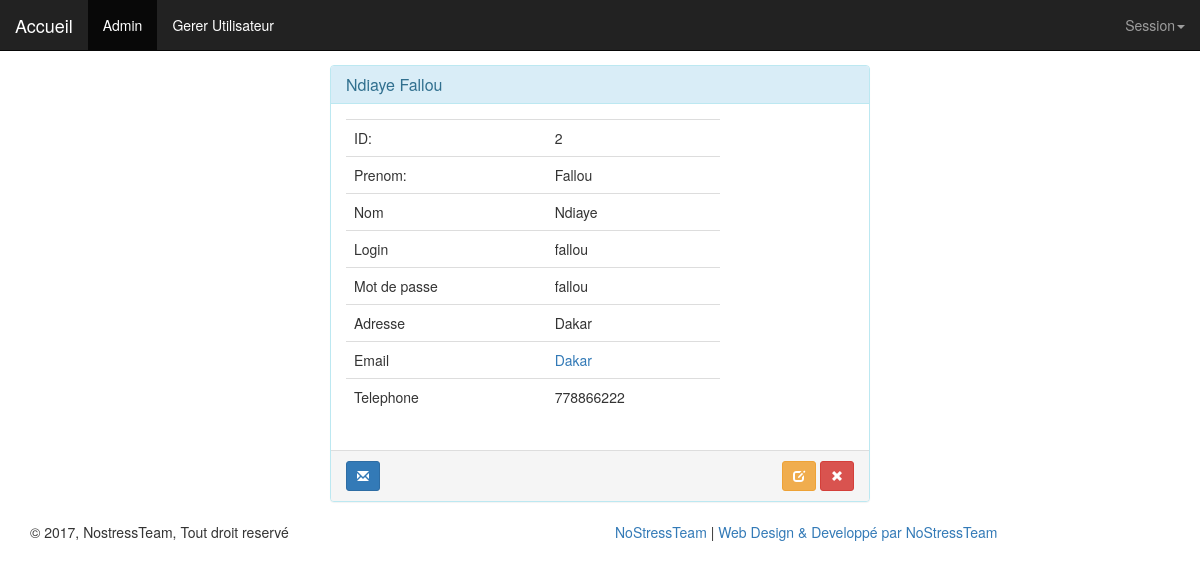
The page /details.php?recordID=2 (signed in) on the database its author committed.
### tables this page shows
CREATE TABLE IF NOT EXISTS `etudiants` (
  `id` int(10) NOT NULL AUTO_INCREMENT,
  `prenoms` varchar(100) NOT NULL,
  `nom` varchar(50) NOT NULL,
  `login` varchar(100) NOT NULL,
  `mdp` varchar(100) NOT NULL,
  `telephone` varchar(10) NOT NULL,
  `adresse` varchar(100) NOT NULL,
  `email` varchar(50) NOT NULL,
  PRIMARY KEY (`id`)
);

### details.php (the view, shortened to what this page needs)
<?php require_once('Connections/cnx.php'); ?>
<?php
if (!function_exists("GetSQLValueString")) {
  function GetSQLValueString($theValue, $theType, $theDefinedValue = "", $theNotDefinedValue = "")
  {
    $theValue = function_exists("mysql_real_escape_string") ? mysql_real_escape_string($theValue) : mysql_escape_string($theValue);
    switch ($theType) {
      case "long":
      case "int":
        $theValue = ($theValue != "") ? intval($theValue) : "NULL";
        break;
    }
    return $theValue;
  }
}
$maxRows_DetailRS1 = 5;
$pageNum_DetailRS1 = 0;
$startRow_DetailRS1 = $pageNum_DetailRS1 * $maxRows_DetailRS1;
$colname_DetailRS1 = "-1";
if (isset($_GET['recordID'])) {
  $colname_DetailRS1 = $_GET['recordID'];
}
$query_DetailRS1 = sprintf("SELECT * FROM etudiants WHERE id = %s ORDER BY nom ASC", GetSQLValueString($colname_DetailRS1, "int"));
$query_limit_DetailRS1 = sprintf("%s LIMIT %d, %d", $query_DetailRS1, $startRow_DetailRS1, $maxRows_DetailRS1);
$DetailRS1 = mysql_query($query_limit_DetailRS1, $cnx) or die(mysql_error());
$row_DetailRS1 = mysql_fetch_assoc($DetailRS1);
?>
  <!DOCTYPE html>
  <html lang="en">
<head>
  <link rel="stylesheet" href="https://maxcdn.bootstrapcdn.com/bootstrap/3.3.7/css/bootstrap.min.css">
  <link href="https://cdnjs.cloudflare.com/ajax/libs/font-awesome/4.4.0/css/font-awesome.min.css" rel='stylesheet' type='text/css'>
</head>
<body>
<nav class="navbar navbar-inverse navbar-fixed-top " >
  <div class="container-fluid">
    <div class="navbar-header">
      <a class="navbar-brand" href="index.php" style="color:#FFF">Accueil</a></div>
    <div class="collapse navbar-collapse" id="topFixedNavbar1">
      <ul class="nav navbar-nav">
        <li class="active"><a href="#">Admin<span class="sr-only">(current)</span></a></li>
        <li><a href="ajouter.php" style="color:#FFF">Gerer Utilisateur</a></li>
      </ul>
      <ul class="nav navbar-nav navbar-right">
        <li class="dropdown"><a href="#" class="dropdown-toggle" data-toggle="dropdown" role="button" aria-haspopup="true" aria-expanded="false">Session<span class="caret"></span></a>
        </li>
      </ul>
    </div>
  </div>
</nav>
<div class="container">
  <div class="col-xs-12 col-sm-12 col-md-6 col-lg-6 col-xs-offset-0 col-sm-offset-0 col-md-offset-3 col-lg-offset-3 toppad" >
    <div class="panel panel-info" style="margin-top: 12%">
      <div class="panel-heading">
        <h3 class="panel-title"> <?php echo $row_DetailRS1['nom']; ?>  <?php echo $row_DetailRS1['prenoms']; ?></h3>
      </div>
      <div class="panel-body">
        <div class="row">
          <div class=" col-md-9 col-lg-9 ">
            <table class="table table-user-information">
              <tbody>
              <tr>
                <td>ID:</td>
                <td><?php echo $row_DetailRS1['id']; ?></td>
              </tr>
              <tr>
                <td>Prenom:</td>
                <td><?php echo $row_DetailRS1['prenoms']; ?></td>
              </tr>
              <tr>
                <td>Nom</td>
                <td><?php echo $row_DetailRS1['nom']; ?></td>
              </tr>
              <tr>
              <tr>
                <td>Login</td>
                <td><?php echo $row_DetailRS1['login']; ?></td>
              </tr>
              <tr>
                <td>Mot de passe </td>
                <td><?php echo $row_DetailRS1['mdp']; ?></td>
              </tr>
              <tr>
                <td>Adresse</td>
                <td><?php echo $row_DetailRS1['adresse']; ?></td>
              </tr>
              <tr>
                <td>Email</td>
                <td><a href="mailto:info@support.com"><?php echo $row_DetailRS1['adresse']; ?></a></td>
              </tr>
              <tr>
                <td>Telephone</td>
                <td><?php echo $row_DetailRS1['telephone']; ?></td>
              </tr>
              </tbody>
            </table>
          </div>
        </div>
      </div>
      <div class="panel-footer">
        <a data-original-title="Broadcast Message" data-toggle="tooltip" type="button" class="btn btn-sm btn-primary"><i class="glyphicon glyphicon-envelope"></i></a>
                    <span class="pull-right">
                        <a href="modifier.php?recordID=<?php echo $row_DetailRS1['id']; ?>" data-original-title="modifier cet Etudiant" data-toggle="tooltip" type="button" class="btn btn-sm btn-warning"><i class="glyphicon glyphicon-edit"></i></a>
                        <a onclick="return confirm('Etes vous sur de le supprimer');" href="supprimer.php?recordID=<?php echo $row_DetailRS1['id']; ?>" data-original-title="Supprimer cet etudiant" data-toggle="tooltip" type="button" class="btn btn-sm btn-danger"><i class="glyphicon glyphicon-remove"></i></a>
                    </span>
      </div>
    </div>
  </div>
</div>
<footer>
  <div class="footer-bottom" >
    <div class="container">
      <div class="row">
        <div class="col-xs-12 col-sm-6 col-md-6 col-lg-6">
          <div class="copyright">
            © 2017, NostressTeam, Tout droit reservé
          </div>
        </div>
        <div class="col-xs-12 col-sm-6 col-md-6 col-lg-6">
          <div class="design">
            <a href="#">NoStressTeam</a> |  <a href="#">Web Design & Developpé par NoStressTeam</a>
          </div>
        </div>
      </div>
    </div>
  </div>
</footer>
</body>
  </html><?php

### rows shown on the page
etudiants: nom "Ndiaye", prenoms "Fallou", id "2", login "fallou", mdp "fallou", adresse "Dakar", telephone "778866222"
